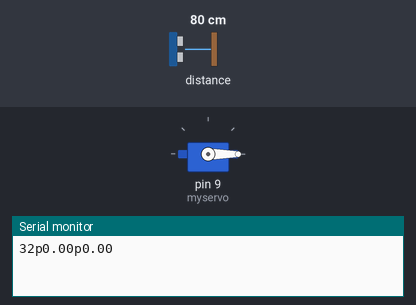
Simulated run of this sketch. Board: Arduino Uno, built with avr-gcc and run on an emulated ATmega328P. Shown: servo, the last lines printed to the serial monitor. Inputs (shaded band) come from the test bench; at power-on: distance to the obstacle 80 cm.

Above: at 0.05 s.
At 3.95 s:
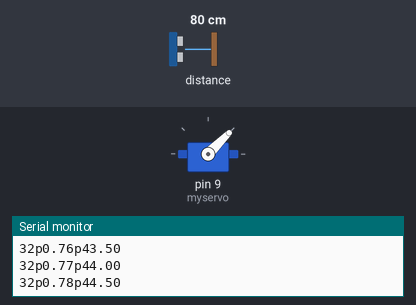
At 7.85 s:
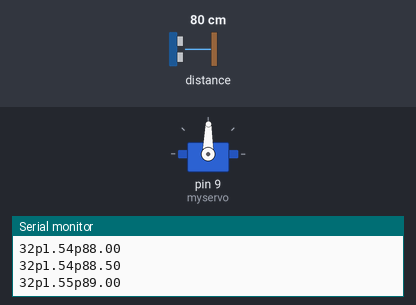
At 15.75 s:
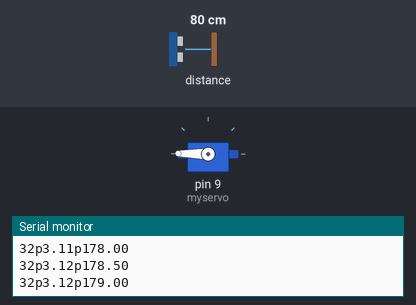
Timing chart, 0 to 23.2 s (numbered marks = the images above):
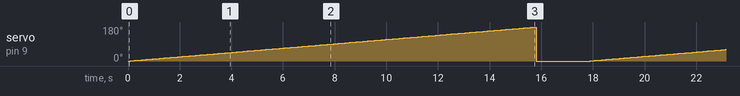

The sketch:

LIDAR_arduino_main_code.ino
```cpp
#include <Wire.h>
#include "Adafruit_VL6180X.h"
#include <Servo.h>
Adafruit_VL6180X vl = Adafruit_VL6180X();
Servo myservo;
float pos = 0;
const float Pi = 3.14159;
void setup() {
  myservo.attach(9);
 Serial.begin(115200);
 while (!Serial) {
   delay(1);
 }
if (! vl.begin()) {
   while (1);
 }
}
void loop() {
 for (pos = 0; pos <= 180; pos += .5) {
    myservo.write(pos);
    uint8_t range = vl.readRange();
    Serial.println(String(range)+"p"+String(pos*Pi/180)+"p"+String(pos));
    delay(10);
 }
 /*for (pos = 180; pos >= 0; pos -= .5) {
   myservo.write(pos);
   uint8_t range = vl.readRange();
  {
  Serial.println(String(range)+"p"+String(pos*Pi/180)+"p"+String(pos));
  delay(10);
}
 }*/
 myservo.write(0);
 delay(2000);
}
```

Measured:
- by itself, servo on pin 9 (myservo): ramps from 0° to 180° and jumps back, once every 17.8 s
